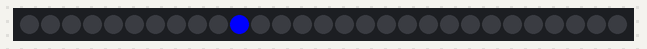
The sketch below on a simulated ESP8266 (NodeMCU). On the bench: 29 RGB LEDs in strip order, left to right. Dim RGB values are drawn brighter than linear; WiFi joins after 1.5 s; servers stay silent unless stated; network time is answered at once with the bench clock; the local clock reads 2024-03-15 10:24:30 at power-on unless the sketch sets it; what the sketch prints to the serial monitor is not drawn.

Above: at 0.1 s.
At 1.89 s:
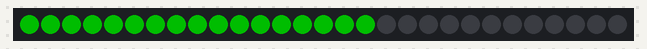
At 39.9 s:
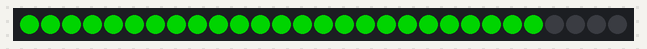

The sketch:

Esp8266_scheduler.ino
```cpp
#include <FastLED.h>
#define NUM_LEDS 29
#define DATA_PIN 2 // check the pin out of the board you're using, this can cause a lot of frustration!
#define CLOCK_PIN 13
//END OF CLOCK DEFINITIONS

#include <NTPClient.h>
#include <ESP8266WiFi.h>
#include <WiFiUdp.h>

const char *ssid     = "XXX"; // Your SSID
const char *password = "XXX";  //Your WiFi pw

// END OF NPT DEFINITIONS
int delayCounter = 0;
int timeLeft = 0;
int hoursInMS = 0;
int minsInMS = 0;
int secsInMS = 0;
int totalTimeMS = 0;


//Set-points
// Timetable of what to countdown towards
//To get the time you need you multiple the hour you want by 360000. e.g. 4pm = 16 x 360000 = 57600000. Use decimals for half, quarter hours etc...

int startTime = 32400000;
int t1 = 34200000;
int t2 = 36000000;
int t3 = 37800000;
int breakTime = 39600000;
int t4 = 40500000;
int t5 = 42300000;
int t6 = 44400000;
int lunchTime = 46800000;
int t7 = 48600000;
int t8 = 50400000;
int homeTime = 52200000;  //Changed to 11PM for testing

CRGB leds[NUM_LEDS];

WiFiUDP ntpUDP;
NTPClient timeClient(ntpUDP, "ie.pool.ntp.org", 0, 60000); // Chose what NTP server you want to use. Also choose your offset for daylight savings etc... It's 0 here.

void setup() {

  FastLED.addLeds<NEOPIXEL, DATA_PIN>(leds, NUM_LEDS);  // Check what strips you're using with the FastLed Library.
  FastLED.setBrightness(255); // 0-255
  Serial.begin(9600);

  WiFi.begin(ssid, password);


//Blink led 10 every 200 ms until connected.
  while ( WiFi.status() != WL_CONNECTED ) {
    leds[10] = CRGB::Blue;
    FastLED.show();
    delay ( 100 );
    Serial.print ( "." );
    leds[10] = CRGB::Black;
    FastLED.show();
    delay ( 100 );
  }

  timeClient.begin();

}

void loop() {
  FastLED.setBrightness(155);

  totalTimeMS = getRemainingTime();

  //If Time is in the envelope of the School Day
  if ((totalTimeMS > startTime) && (totalTimeMS < homeTime)) {

    //to 9:30
    if ((totalTimeMS > startTime) && (totalTimeMS < t1)) {
      totalTimeMS = t1 - totalTimeMS;
      delayCounter = totalTimeMS / NUM_LEDS;
      Serial.println("-> t1 - 1.1");
    }
    //to 10:00
    if ((totalTimeMS > t1) && (totalTimeMS < t2)) {
      totalTimeMS = t2 - totalTimeMS;
      delayCounter = totalTimeMS / NUM_LEDS;
      Serial.println("-> t2 - 1.2");
    }
    //to 10:30
    if ((totalTimeMS > t2) && (totalTimeMS < t3)) {
      totalTimeMS = t3 - totalTimeMS;
      delayCounter = totalTimeMS / NUM_LEDS;
      Serial.println("-> t3 - 1.3");
    }
    //to 11:00
    if ((totalTimeMS > t3) && (totalTimeMS < breakTime)) {
      totalTimeMS = breakTime - totalTimeMS;
      delayCounter = totalTimeMS / NUM_LEDS;
      Serial.println("-> Breaktime - 1.4");
    }
    //to 11:15
    if ((totalTimeMS > breakTime) && (totalTimeMS < t4)) {
      totalTimeMS = t4 - totalTimeMS;
      delayCounter = totalTimeMS / NUM_LEDS;
      Serial.println("-> y4 - 2.1");
    }
    //to 11:45
    if ((totalTimeMS > t4) && (totalTimeMS < t5)) {
      totalTimeMS = t5 - totalTimeMS;
      delayCounter = totalTimeMS / NUM_LEDS;
      Serial.println("-> t5 - 2.2");
    }
    //to 12:20
    if ((totalTimeMS > t5) && (totalTimeMS < t5)) {
      totalTimeMS = t5 - totalTimeMS;
      delayCounter = totalTimeMS / NUM_LEDS;
      Serial.println("-> t6 - 2.3");
    }
    //to 13:00
    if ((totalTimeMS > t6) && (totalTimeMS < lunchTime)) {
      totalTimeMS = lunchTime - totalTimeMS;
      delayCounter = totalTimeMS / NUM_LEDS;
      Serial.println("-> Lunch - 2.5 ");
    }
    //to 13:30
    if ((totalTimeMS > lunchTime) && (totalTimeMS < t7)) {
      totalTimeMS = t7 - totalTimeMS;
      delayCounter = totalTimeMS / NUM_LEDS;
      Serial.println("-> t7 - 3.1");
    }
    //to 14:00
    if ((totalTimeMS > t7) && (totalTimeMS < t8)) {
      totalTimeMS = t8 - totalTimeMS;
      delayCounter = totalTimeMS / NUM_LEDS;
      Serial.println("-> t8 - 3.2");
    }
    //to 14:30
    if ((totalTimeMS > t8) && (totalTimeMS < homeTime)) {
      totalTimeMS = homeTime - totalTimeMS;
      delayCounter = totalTimeMS / NUM_LEDS;
      Serial.println("-> Hometime - 3.3");
    }


  resetter();
  Serial.println("Time per each led");
  Serial.println(delayCounter);
  countDown(delayCounter);

  }else{
    // If we're not in the window of the school day then blink, delay 60 seconds and check again.
    for (int u = 0; u < NUM_LEDS; u++) {
    leds[u] = CRGB::Black;
    FastLED.show();
    delay(10);
  }
   delay(60000);
}

}

// reset the strip to green
void resetter() {
  Serial.println("Resetting");
  for (int u = 0; u < NUM_LEDS; u++) {
    leds[u] = CRGB::Green;
    FastLED.show();
    delay(10);
  }
}


// Pass the delaycounter value from above and calculate a delay time per led. Then run through each.
void countDown(int delayCounter) {
  FastLED.setBrightness(255);
  Serial.println("Counting Down");
  for (int d = NUM_LEDS-1; d > -1; d--) {
    Serial.println(d);
    Serial.println(delayCounter / 256);


    // blink the top led to show program is working.
    for (int f = 0; f < 128; f++) {

      leds[d] = CRGB::Red;
      FastLED.show();
      delay(delayCounter / 256);
      leds[d] = CRGB::Black;
      FastLED.show();
      delay(delayCounter / 256);


      //Standard with No Blink
      //leds[i] = CRGB::Black;
      //FastLED.show();
      //delay(delayCounter);
    }
  }
}


//Query the NTP server and calculate current time in MS.
int getRemainingTime() {
  timeClient.update();
  Serial.println(timeClient.getFormattedTime());
  //Getting current time in MS
  hoursInMS = (timeClient.getHours() * 3600000);
  minsInMS = (timeClient.getMinutes() * 60000);
  secsInMS = (timeClient.getSeconds() * 1000);

  totalTimeMS = (hoursInMS + minsInMS + secsInMS);
  Serial.println("Total time in MS");
  Serial.println(totalTimeMS);

  return (totalTimeMS);

}
```
